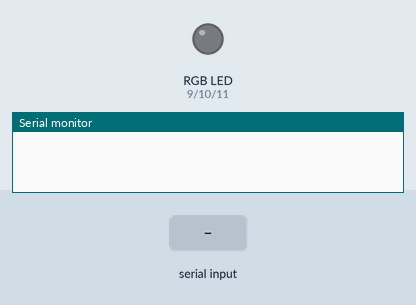
Simulated run of this sketch. Board: Arduino Uno, built with avr-gcc and run on an emulated ATmega328P. On the bench: an RGB LED mixed from three pins (HIGH = lit), the last lines printed to the serial monitor. Inputs (shaded band) come from the test bench.

Above: at 1.2 s.
1.3 s: "90,45,200\n" received over Serial
At 3.0 s:
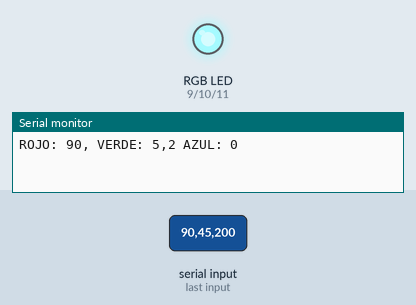
3.3 s: "30,150\n" received over Serial
At 4.8 s:
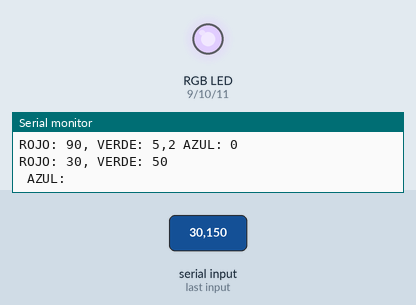
5.1 s: "200\n" received over Serial
At 5.7 s:
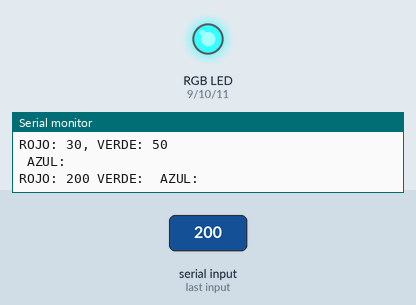
6.8 s: "30,150,10\n" received over Serial
At 8.4 s:
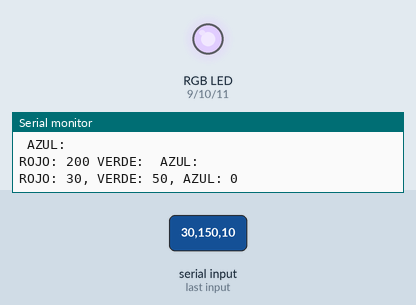
8.8 s: "90,45\n" received over Serial
At 9.8 s:
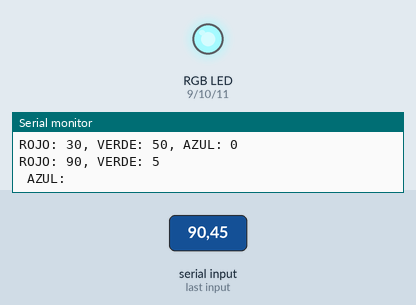
Timing chart, 0 to 11.6 s (numbered marks = the images above; inputs shaded):
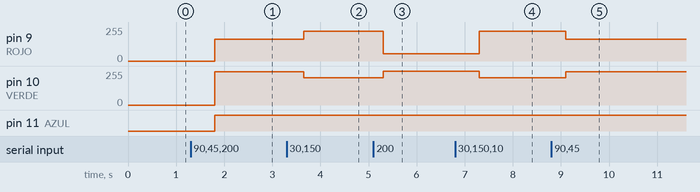

The sketch:

LED_RGB_SERIAL.ino
```cpp
#define ROJO 9
#define VERDE 10
#define AZUL 11

int x=255;
String rojo; String verde; String azul;
String x1; String x2; String x3; String x4; String x5;
String x6; String x7; String x8; String x9; String lee_cadena;

void setup() {
  Serial.begin(9600);
  pinMode(ROJO,OUTPUT); pinMode(VERDE,OUTPUT); pinMode(AZUL,OUTPUT);

}

void loop() {
  //Mientras el Serial este abierto, lee lo que está en el Serial y concatena c.
  while(Serial.available()){
    delay(50); //Es el tiempo que tarda en leer el caracter
    char c = Serial.read();
    lee_cadena  += c;
  }
  /*Si la longitud de lo introducido en el Serial es > 0, entonces,
   definimos x1 como el primer caracter, x2 el segundo,...
   */
  if(lee_cadena.length() >0){
    x1=lee_cadena[0]; x2=lee_cadena[1]; x3=lee_cadena[2]; rojo=x1+x2+x3;
    x4=lee_cadena[4]; x5=lee_cadena[5]; x6=lee_cadena[6]; verde=x4+x5+x6;
    x7=lee_cadena[8]; x8=lee_cadena[9]; x9=lee_cadena[10]; azul=x7+x8+x9;

    //Ingresa el valor obtenido desde el SEREAL y se convierte de caracter a entero,
    //ademas de convertir de anodo comun a catodo comun.
    analogWrite(ROJO,x-rojo.toInt());
    analogWrite(VERDE,x-verde.toInt());
    analogWrite(AZUL,x-azul.toInt());

//Imprimimos las variables y ".println" nos imprime en renglones y no en solo renglon de manera continua.
    Serial.print("ROJO: "); Serial.print(rojo);
    Serial.print(" VERDE: "); Serial.print(verde);
    Serial.print(" AZUL: "); Serial.println(azul);

  }

  lee_cadena=""; //Inicializamos la cadena de caaracteres recibidos


}
```

Measured:
- after the input at 1.3 s, pin 9 (ROJO): 0/255 → 165/255 after 0.50 s; pin 10 (VERDE): 0/255 → 250/255 after 0.50 s; pin 11 (AZUL): LOW → HIGH after 0.50 s
- after the input at 3.3 s, pin 9 (ROJO): 165/255 → 225/255 after 0.35 s; pin 10 (VERDE): 250/255 → 205/255 after 0.35 s
- after the input at 5.1 s, pin 9 (ROJO): 225/255 → 55/255 after 0.20 s; pin 10 (VERDE): 205/255 → 255/255 after 0.20 s
- after the input at 6.8 s, pin 9 (ROJO): 55/255 → 225/255 after 0.50 s; pin 10 (VERDE): 255/255 → 205/255 after 0.50 s
- after the input at 8.8 s, pin 9 (ROJO): 225/255 → 165/255 after 0.30 s; pin 10 (VERDE): 205/255 → 250/255 after 0.30 s
